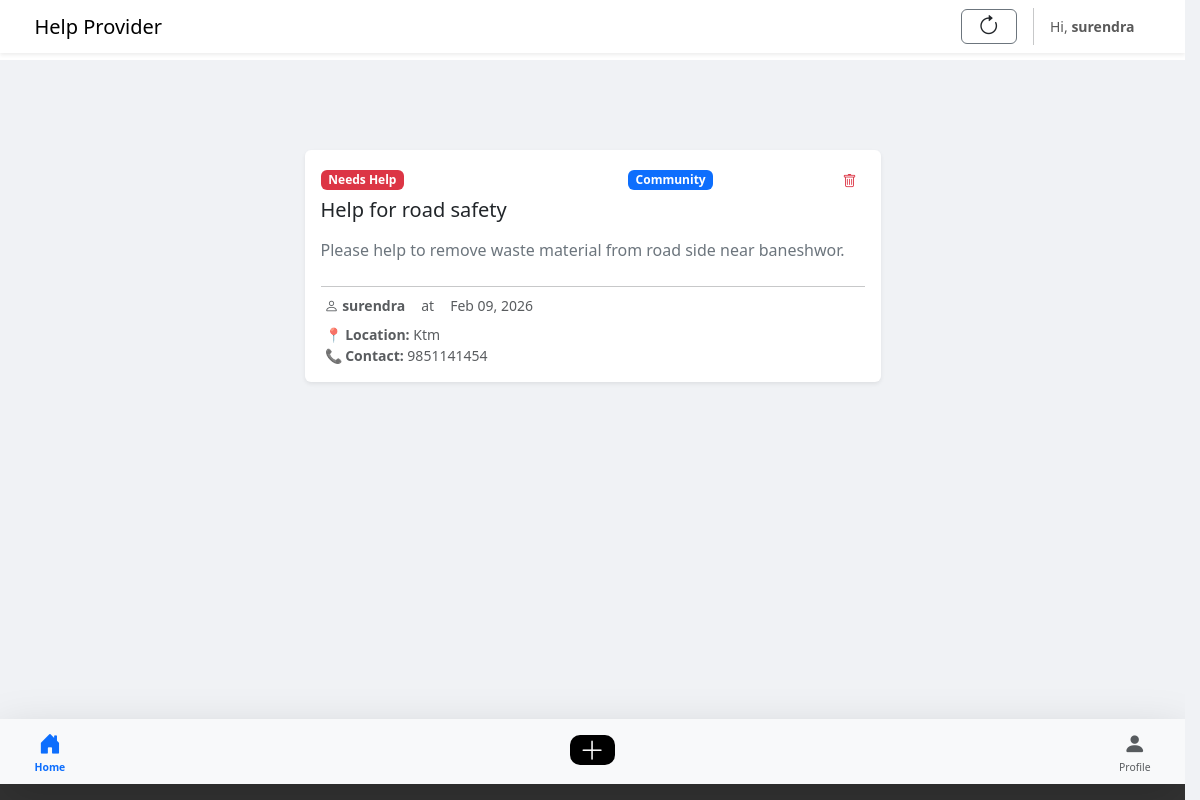
The page /help_provider/my_posts/ (signed in) on the database its author committed.
### help_provider/models.py (models this page shows, shortened)
class HelpPost(models.Model):
    HELP_TYPE = [
        ('need', 'Need Help'),
        ('offer', 'Offer Help'),
    ]
    PRIORITY_CHOICES = [
        (1, 'Emergency'),
        (2, 'Medium'),
        (3, 'Low'),
    ]
    STATUS_CHOICES = [
        (0, 'Open'),
        (1, 'In Progress'),
        (2, 'Closed'),
    ]
    title = models.CharField(max_length=100)
    description = models.TextField()
    category = models.ForeignKey(Category, on_delete=models.CASCADE, null=True, blank=True)
    priority = models.IntegerField(choices=PRIORITY_CHOICES, default=1)
    city = models.CharField(max_length=50, default='kathmandu')
    location = PlainLocationField(based_fields=['city'], zoom=7)
    contact = models.CharField(max_length=100)
    status = models.IntegerField(choices=STATUS_CHOICES, default=0)
    help_type = models.CharField(max_length=10, choices=HELP_TYPE)
    user = models.ForeignKey(User, on_delete=models.CASCADE, null=True, blank=True)
    created_at = models.DateTimeField(auto_now_add=True)

class Category(models.Model):
    name = models.CharField(max_length=50)
    class Meta:
        verbose_name_plural = "Categories"

class Profile(models.Model):
    user = models.OneToOneField(User, on_delete=models.CASCADE)
    roleid = models.IntegerField(choices=[(1, 'Admin'), (2, 'Public')], default=2)
    category = models.ForeignKey(Category, on_delete=models.SET_NULL, null=True, blank=True)
    genderid = models.IntegerField(choices=[(1, 'Male'), (2, 'Female'), (3, 'Other')], null=True, blank=True)
    contact = models.CharField(max_length=15, blank=True)
    address = models.CharField(max_length=200, blank=True)

### help_provider/views.py (the view)
# urls.py: path('my_posts/', views.my_posts, name='my_posts'),
def my_posts(request):
    user_posts = HelpPost.objects.filter(user=request.user).order_by('-created_at')
    return render(request, 'my_posts.html', {'posts': user_posts})

### help_provider/templates/my_posts.html (shortened to what this page needs)
<!doctype html>
<html lang="en">
{% load static %}
<head>
    <link rel="stylesheet" href="https://cdn.jsdelivr.net/npm/bootstrap-icons@1.11.1/font/bootstrap-icons.css">
    <link href="https://cdn.jsdelivr.net/npm/bootstrap@5.3.2/dist/css/bootstrap.min.css" rel="stylesheet">
</head>
<body>
    <header>
        <nav class="navbar navbar-light bg-white shadow-sm mb-3" id="navbar">
            <div class="container">
                <a class="navbar-brand mb-0 h1" href="{% url 'home' %}">Help Provider</a>
                <div class="d-flex align-items-center">
                    <button type="button" class="btn btn-outline-secondary text-dark px-3 py-0 me-3"
                        onclick="location.reload();" title="Refresh">
                        <i class="bi bi-arrow-clockwise" style="font-size: 1.4rem;"></i>
                    </button>
                    <span class="navbar-text me-3 small">
                        Hi, <strong>{{ user.username }}</strong>
                    </span>
                </div>
            </div>
        </nav>
    </header>
    <main>
        <div class="container">
            <div class="row justify-content-center">
                <div class="feed-wrapper">
                    {% for post in posts %}
                    <div class="card shadow-sm p-3 mb-4 bg-white rounded">
                        <div class="d-flex justify-content-between align-items-start">
                            <div>
                                {% if post.help_type == "need" %}
                                <span class="badge bg-danger mb-2">Needs Help</span>
                                {% else %}
                                <span class="badge bg-success mb-2">Offers Help</span>
                                {% endif %}
                                <h3 class="h5">{{ post.title }}</h3>
                            </div>
                            <div>
                                <span class="badge bg-primary mb-2">{{ post.category.name }}</span>
                            </div>
                            {% if user.is_authenticated and post.user == user %}
                            <div class="d-flex gap-2">
                                <form action="{% url 'delete_post' post.id %}" method="post"
                                    onsubmit="return confirm('Are you sure you want to delete this post?');">
                                    <button type="submit" class="btn btn-outline-danger btn-sm border-0">
                                        <i class="bi bi-trash"></i>
                                    </button>
                                </form>
                            </div>
                            {% endif %}
                        </div>
                        <p class="text-secondary mt-2">{{ post.description }}</p>
                        <hr class="my-2">
                        <div class="user-info d-flex align-items-center">
                            <div class="ms-1">
                                <div class="mb-2">
                                    <div
                                        class="d-flex justify-content-center align-items-center gap-3 small text-muted">
                                        <span>
                                            <i class="bi bi-person"></i>
                                            <strong>{{ post.user.username }}</strong>
                                        </span>
                                        <span>at</span>
                                        <span>
                                            {{ post.created_at|date:"M d, Y" }}
                                        </span>
                                    </div>
                                </div>
                                <div class="text-muted small">
                                    📍 <strong>Location:</strong>
                                    {{ post.user.profile.address|default:post.city|default:"Not provided" }}
                                    <br>
                                    📞 <strong>Contact:</strong>
                                    {{ post.user.profile.contact|default:post.contact|default:"Not provided" }}
                                </div>
                            </div>
                        </div>
                    </div>
                    {% empty %}
                    <div class="text-center mt-5">
                        <p class="text-muted">No posts available yet.</p>
                    </div>
                    {% endfor %}
                </div>
            </div>
        </div>
    </main>
    <footer>
        <nav class="navbar navbar-light bg-light fixed-bottom shadow-lg mb-3">
            <div class="container">
                <div class="d-flex align-items-center center justify-content-center w-100">
                    <a href="{% url 'home' %}" class="nav-link text-center active text-primary">
                        <i class="bi bi-house-door-fill" style="font-size: 1.4rem;"></i>
                        <div style="font-size: 0.65rem; font-weight: bold;">Home</div>
                    </a>
                    <div
                        style="background-color: #000; color: #fff; border-radius: 10px; width: 45px; height: 30px; display: flex; align-items: center; justify-content: center; margin: 0 auto 2px auto;">
                        <a href="{% if user.is_authenticated %}{% url 'post_selection' %}{% else %}{% url 'login' %}{% endif %}"
                            style="font-size: 1.6rem; line-height: 1;" class="nav-link text-center text-white p-0 m-0">
                            <i class="bi bi-plus-lg"></i>
                        </a>
                    </div>
                    <a href="{% if user.is_authenticated %}{% url 'profile' %}{% else %}{% url 'login' %}{% endif %}"
                        class="nav-link text-center text-muted">
                        <i class="bi bi-person-fill" style="font-size: 1.4rem;"></i>
                        <div style="font-size: 0.65rem;">Profile</div>
                    </a>
                </div>
            </div>
        </nav>
    </footer>
</body>
</html>

### help_provider/templates/my_posts.html (style rules this page uses)
html { scrollbar-gutter: stable; }
body { background-color: #f0f2f5; overscroll-behavior-y: none; }
.feed-wrapper { max-width: 600px; width: 100%; margin: 20px auto; margin-top: 80px; }
.card { border: none; }
#navbar { position: fixed; top: 0; width: 100%; z-index: 1030; transition: top 0.3s; }
footer { position: fixed; bottom: 0; left: 0; width: 100%; height: 60px; background-color: #333; color: white; z-index: 1000; }
main { padding-top: 70px; padding-bottom: 70px; }
header { position: fixed; top: 0; left: 0; width: 100%; height: 60px; background-color: #ffffff; z-index: 1000; }

### rows shown on the page
HelpPost: help_type "Needs Help", title "Help for road safety", category.name "Community", description "Please help to remove waste material from road side near baneshwor.", user.username "surendra", created_at "Feb 09, 2026", user.profile.address "Ktm", user.profile.contact "9851141454"

### other values the page prints
{{ user.username }} "surendra"
